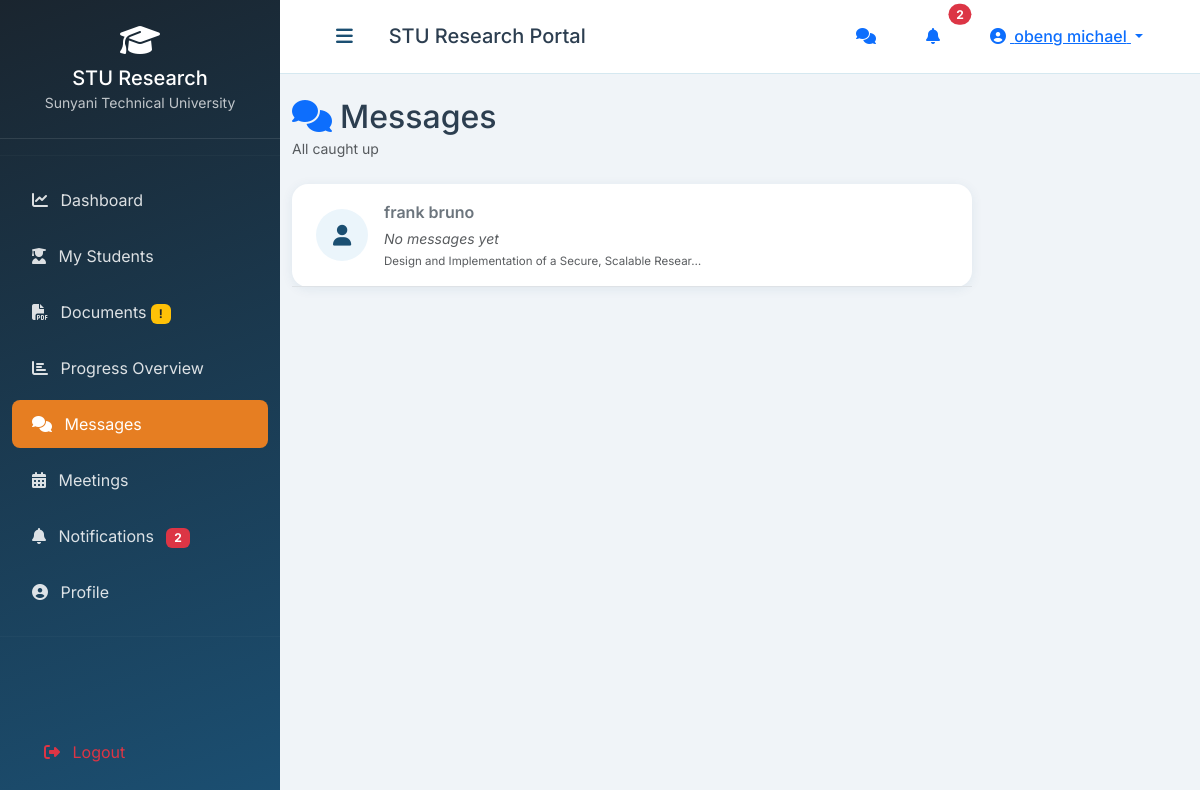
The app's page /chat/ (signed in) with its own data.
### research/models.py (models this page shows, shortened)
class User(AbstractUser):
    ROLE_CHOICES = (
        ('admin', 'Administrator'),
        ('supervisor', 'Supervisor'),
        ('student', 'Student'),
    )
    role = models.CharField(max_length=20, choices=ROLE_CHOICES, default='student')
    student_id = models.CharField(max_length=50, unique=True, null=True, blank=True)
    phone = models.CharField(max_length=20, blank=True)
    department = models.CharField(max_length=100, blank=True)
    profile_pic = models.ImageField(upload_to='profile_pics/', null=True, blank=True)
    is_active = models.BooleanField(default=True)
    last_seen = models.DateTimeField(null=True, blank=True)

class Allocation(models.Model):
    STATUS_CHOICES = (
        ('active', 'Active'),
        ('completed', 'Completed'),
        ('terminated', 'Terminated'),
    )
    proposal = models.OneToOneField(
        Proposal, on_delete=models.CASCADE, related_name='allocation'
    )
    student = models.ForeignKey(
        User, on_delete=models.CASCADE,
        related_name='allocations_as_student',
        limit_choices_to={'role': 'student'}
    )
    supervisor = models.ForeignKey(
        User, on_delete=models.CASCADE,
        related_name='allocations_as_supervisor',
        limit_choices_to={'role': 'supervisor'}
    )
    allocated_by = models.ForeignKey(
        User, on_delete=models.SET_NULL, null=True,
        related_name='allocations_made'
    )
    match_score = models.FloatField(
        default=0.0,
        help_text="Cosine similarity score from chaotic allocation algorithm (0–1)"
    )
    allocation_date = models.DateTimeField(auto_now_add=True)
    status = models.CharField(max_length=20, choices=STATUS_CHOICES, default='active')
    notes = models.TextField(blank=True)

class Proposal(models.Model):
    STATUS_CHOICES = (
        ('draft', 'Draft'),
        ('submitted', 'Submitted'),
        ('under_review', 'Under Review'),
        ('approved', 'Approved'),
        ('rejected', 'Rejected'),
        ('revision_required', 'Revision Required'),
    )
    student = models.ForeignKey(
        User, on_delete=models.CASCADE,
        related_name='proposals',
        limit_choices_to={'role': 'student'}
    )
    title = models.CharField(max_length=500)
    abstract = models.TextField(blank=True)
    objectives = models.TextField(blank=True)
    methodology = models.TextField(blank=True)
    background = models.TextField(blank=True)
    expected_outcomes = models.TextField(blank=True)
    keywords = models.CharField(max_length=500, blank=True, help_text="Comma separated keywords")
    department = models.CharField(max_length=100, blank=True)
    program = models.CharField(max_length=100, blank=True)
    academic_year = models.CharField(max_length=20, blank=True)
    document = models.FileField(upload_to='proposals/', null=True, blank=True)
    status = models.CharField(max_length=30, choices=STATUS_CHOICES, default='draft')
    admin_comments = models.TextField(blank=True)
    submission_date = models.DateTimeField(null=True, blank=True)
    review_date = models.DateTimeField(null=True, blank=True)
    created_at = models.DateTimeField(auto_now_add=True)
    updated_at = models.DateTimeField(auto_now=True)

### research/views.py (the view)
# urls.py: path('chat/', views.conversation_list, name='conversation_list'),
@login_required
def conversation_list(request):
    user = request.user
    conversations = []
    if user.role == 'student':
        allocations = Allocation.objects.filter(
            student=user, status='active'
        ).select_related('supervisor', 'proposal')
        for alloc in allocations:
            last_msg = Message.objects.filter(allocation=alloc).order_by('-created_at').first()
            unread   = Message.objects.filter(allocation=alloc, recipient=user, is_read=False).count()
            conversations.append({
                'allocation': alloc,
                'other_user': alloc.supervisor,
                'last_msg':   last_msg,
                'unread':     unread,
            })
    elif user.role == 'supervisor':
        allocations = Allocation.objects.filter(
            supervisor=user, status='active'
        ).select_related('student', 'proposal')
        for alloc in allocations:
            last_msg = Message.objects.filter(allocation=alloc).order_by('-created_at').first()
            unread   = Message.objects.filter(allocation=alloc, recipient=user, is_read=False).count()
            conversations.append({
                'allocation': alloc,
                'other_user': alloc.student,
                'last_msg':   last_msg,
                'unread':     unread,
            })
    conversations.sort(
        key=lambda c: (
            -c['unread'],
            -(c['last_msg'].created_at.timestamp() if c['last_msg'] else 0)
        )
    )
    total_unread = sum(c['unread'] for c in conversations)
    context = {
        'conversations': conversations,
        'total_unread':  total_unread,
        'section':       'chat',
    }
    return render(request, 'research/chat/conversation_list.html', context)

### research/context_processors.py (called while the page is built)
def notification_count(request):
    if request.user.is_authenticated:
        notif_count = Notification.objects.filter(user=request.user, is_read=False).count()
        try:
            from .models import Message
            msg_count = Message.objects.filter(recipient=request.user, is_read=False).count()
        except Exception:
            msg_count = 0
        return {
            'unread_notification_count': notif_count,
            'unread_msg_count': msg_count,
        }
    return {'unread_notification_count': 0, 'unread_msg_count': 0}

def user_role(request):
    if request.user.is_authenticated:
        return {'user_role': request.user.role}
    return {'user_role': None}

### templates/research/chat/conversation_list.html (shortened to what this page needs)
{% extends 'base.html' %}
{% load static %}
{% block content %}
<div class="d-flex justify-content-between align-items-center mb-4">
    <div>
        <h2 class="mb-0"><i class="fas fa-comments me-2 text-primary"></i>Messages</h2>
        {% if total_unread %}
        <small class="text-muted">{{ total_unread }} unread message{{ total_unread|pluralize }}</small>
        {% else %}
        <small class="text-muted">All caught up</small>
        {% endif %}
    </div>
</div>
{% if not conversations %}
<div class="card">
    <div class="card-body text-center py-5">
        <i class="fas fa-comments fa-3x text-muted mb-3 d-block"></i>
        <h5 class="text-muted">No conversations yet</h5>
        <p class="text-muted small mb-0">
            {% if user.role == 'student' %}
            Once a supervisor is assigned to you, you can message them here.
            {% else %}
            Your conversations with students will appear here.
            {% endif %}
        </p>
    </div>
</div>
{% else %}
<div class="card p-0" style="max-width: 680px;">
    {% for conv in conversations %}
    <a href="{% url 'conversation' conv.allocation.id %}"
       class="d-flex align-items-center text-decoration-none text-dark border-bottom conv-row px-4 py-3
              {% if conv.unread %}conv-unread{% endif %}">
        <div class="conv-avatar me-3 flex-shrink-0">
            {% if conv.other_user.profile_pic %}
            <img src="{{ conv.other_user.profile_pic.url }}"
                 class="rounded-circle" width="52" height="52"
                 style="object-fit:cover;" alt="">
            {% else %}
            <div class="conv-avatar-placeholder rounded-circle d-flex align-items-center justify-content-center"
                 style="width:52px;height:52px;background:var(--light);font-size:1.3rem;color:var(--primary);">
                <i class="fas fa-user"></i>
            </div>
            {% endif %}
        </div>
        <div class="flex-grow-1 min-w-0">
            <div class="d-flex justify-content-between align-items-center">
                <span class="fw-semibold {% if conv.unread %}text-dark{% else %}text-secondary{% endif %}">
                    {{ conv.other_user.get_full_name|default:conv.other_user.username }}
                </span>
            </div>
            <div class="d-flex justify-content-between align-items-center mt-1">
                <p class="mb-0 small text-truncate {% if conv.unread %}text-dark fw-semibold{% else %}text-muted{% endif %}"
                   style="max-width:340px;">
                    {% if conv.last_msg %}
                        {% if conv.last_msg.sender == user %}You: {% endif %}
                        {{ conv.last_msg.content|truncatechars:60 }}
                    {% else %}
                        <em>No messages yet</em>
                    {% endif %}
                </p>
            </div>
            <small class="text-muted d-block mt-1" style="font-size:0.72rem;">
                {{ conv.allocation.proposal.title|truncatechars:55 }}
            </small>
        </div>
    </a>
    {% endfor %}
</div>
{% endif %}
{% endblock %}

### templates/base.html (shortened to what this page needs)
<!DOCTYPE html>
<html lang="en">
<head>
    <link href="https://cdn.jsdelivr.net/npm/bootstrap@5.3.2/dist/css/bootstrap.min.css" rel="stylesheet">
    <link rel="stylesheet" href="https://cdnjs.cloudflare.com/ajax/libs/font-awesome/6.5.0/css/all.min.css">
    {% load static %}
    <link rel="stylesheet" href="{% static 'css/custom.css' %}">
</head>
<body>
{% if user.is_authenticated %}{% include 'includes/sidebar.html' %}{% endif %}
<div class="main-content {% if user.is_authenticated %}with-sidebar{% endif %}">
    {% if user.is_authenticated %}
    <nav class="top-nav">
        <div class="container-fluid">
            <div class="d-flex justify-content-between align-items-center">
                <div class="d-flex align-items-center">
                    <button class="sidebar-toggle btn btn-link" id="sidebarToggle" aria-label="Toggle sidebar">
                        <i class="fas fa-bars"></i>
                    </button>
                    <h5 class="mb-0 ms-3 d-none d-md-block">STU Research Portal</h5>
                </div>
                <div class="d-flex align-items-center gap-2">
                    <a href="{% url 'conversation_list' %}" class="btn btn-link position-relative" title="Messages">
                        <i class="fas fa-comments"></i>
                    </a>
                    <div class="dropdown">
                        <button class="btn btn-link position-relative" type="button"
                                id="notifToggle" data-bs-toggle="dropdown"
                                aria-expanded="false" aria-label="Notifications">
                            <i class="fas fa-bell"></i>
                            <span id="notif-badge"
                                  class="position-absolute top-0 start-100 translate-middle badge rounded-pill bg-danger
                                         {% if not unread_notification_count %}d-none{% endif %}">
                                {{ unread_notification_count|default:"0" }}
                            </span>
                        </button>
                    </div>
                    <div class="dropdown">
                        <button class="btn btn-link dropdown-toggle" type="button" data-bs-toggle="dropdown">
                            <i class="fas fa-user-circle me-1"></i>
                            <span class="d-none d-md-inline">{{ user.get_full_name|default:user.username }}</span>
                        </button>
                    </div>
                </div>
            </div>
        </div>
    </nav>
    {% endif %}
    <main class="py-4">
        <div class="container-fluid">
            {% block content %}{% endblock %}
        </div>
    </main>
</div>
<div id="toast-container" class="toast-container position-fixed bottom-0 end-0 p-3" style="z-index:1200;"></div>
</body>
</html>

### research/static/css/custom.css (style rules this page uses)
:root { --primary: #1B4F72; --primary-dark: #0D3B5E; --primary-light: #2E86C1; --secondary: #2980B9; --accent: #E67E22; --success: #27AE60; --danger: #E74C3C; --warning: #F39C12; --light: #EBF5FB; --dark: #1A252F; --gray: #7F8C8D; --border: #D5E8F0; }
* { margin: 0; padding: 0; box-sizing: border-box; }
body { font-family: 'Inter', sans-serif; background: #F0F4F8; color: #2C3E50; }
.main-content { margin-left: 280px; transition: all 0.3s ease; min-height: 100vh; }
.top-nav { background: white; padding: 12px 24px; border-bottom: 1px solid var(--border); position: sticky; top: 0; z-index: 999; }
.sidebar-toggle { color: var(--primary); font-size: 1.2rem; background: transparent; border: none; }
.card { border: none; border-radius: 16px; box-shadow: 0 2px 12px rgba(27,79,114,0.08); transition: all 0.2s; }
.btn { border-radius: 10px; padding: 10px 20px; font-weight: 500; }
.toast-container { position: fixed; bottom: 20px; right: 20px; z-index: 1100; }
.conv-row { transition: background .15s; }

### records on screen
User: get_full_name "obeng michael"
Allocation: other_user.get_full_name "frank bruno", allocation.proposal "Design and Implementation of a Secure, Scalable Resear…"

### other values on screen
{{ unread_notification_count }} "2"
{{ unread_notification_count|default:"0" }} "2"
